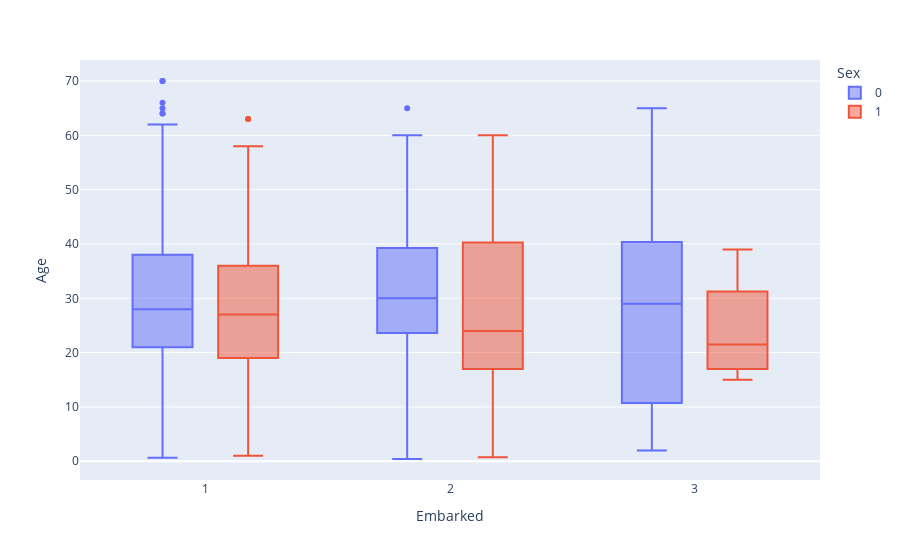

Source (notebook cell):
### Markdown cell above
- the age is not normally distributed we can impute nan values with just one single mean-median-mode, we need to check whether age has any relation with other variables

### Code cell
px.box(titanic_cleaned, x = 'Embarked', y = 'Age', color = 'Sex')

### Figure 1 — Plotly figure (JSON) as saved in the notebook; plotly's stock layout.template omitted (floating-point values rounded to 4 significant figures; data arrays with more than 128 entries replaced by an {"elided": "..."} marker saying what was removed)
{"data": [{"alignmentgroup": "True", "hovertemplate": "Sex=0<br>Embarked=%{x}<br>Age=%{y}<extra></extra>", "legendgroup": "0", "marker": {"color": "#636efa"}, "name": "0", "notched": false, "offsetgroup": "0", "orientation": "v", "showlegend": true, "type": "box", "x": {"elided": "572 int values"}, "x0": " ", "xaxis": "x", "y": {"elided": "572 float values"}, "y0": " ", "yaxis": "y"}, {"alignmentgroup": "True", "hovertemplate": "Sex=1<br>Embarked=%{x}<br>Age=%{y}<extra></extra>", "legendgroup": "1", "marker": {"color": "#EF553B"}, "name": "1", "notched": false, "offsetgroup": "1", "orientation": "v", "showlegend": true, "type": "box", "x": {"elided": "314 int values"}, "x0": " ", "xaxis": "x", "y": {"elided": "314 float values"}, "y0": " ", "yaxis": "y"}], "layout": {"boxmode": "group", "legend": {"title": {"text": "Sex"}, "tracegroupgap": 0}, "margin": {"t": 60}, "xaxis": {"anchor": "y", "domain": [0, 1], "title": {"text": "Embarked"}}, "yaxis": {"anchor": "x", "domain": [0, 1], "title": {"text": "Age"}}}}
